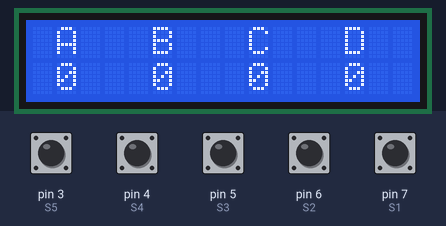
Simulated run of this sketch. Board: Arduino Uno, built with avr-gcc and run on an emulated ATmega328P. Parts: 16×2 character LCD. The inputs (shaded band) are chosen by the test bench; at power-on: pin 3 (S5), pin 4 (S4), pin 5 (S3), pin 6 (S2), pin 7 (S1) HIGH.

Above: at 5.2 s.
5.3 s: pin 3 (S5) pulled LOW for 0.15 s
At 5.7 s:
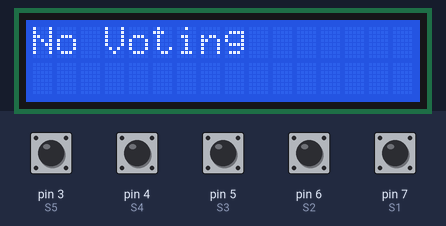
8.4 s: pin 4 (S4) pulled LOW for 0.15 s
At 9.7 s:
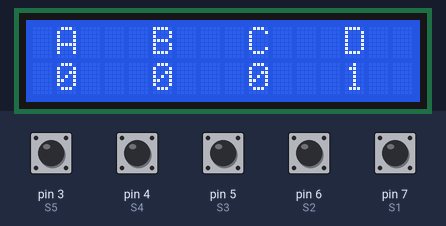
10.0 s: pin 3 (S5) pulled LOW for 1 s
At 10.5 s:
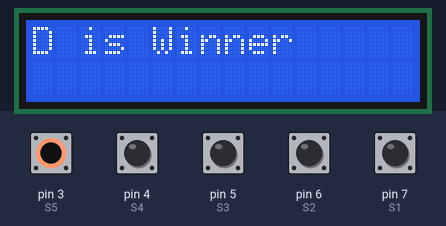
14.0 s: pin 5 (S3) pulled LOW for 0.15 s
At 15.3 s:
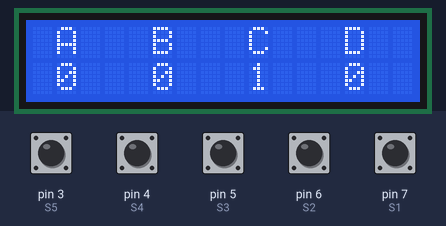
15.6 s: pin 3 (S5) pulled LOW for 0.15 s
At 16.0 s:
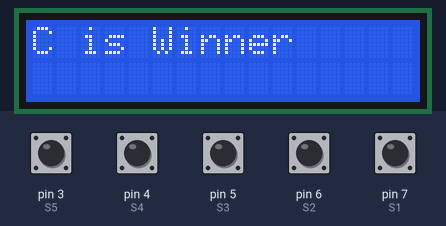
18.7 s: pin 6 (S2) pulled LOW for 0.15 s
At 20.1 s:
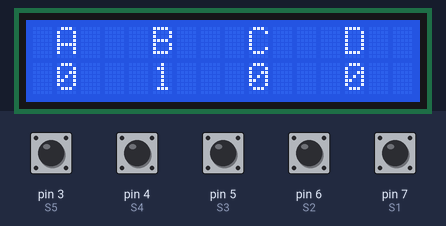
Timing chart, 0 to 21.3 s (numbered marks = the images above; inputs shaded):
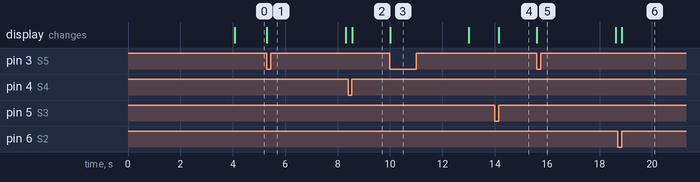

Measured:
- after the input at 5.3 s, the display: changes at once (image 1)
- after the input at 8.4 s, the display: changes after 0.15 s (image 2)
- after the input at 10.0 s, the display: changes at once (image 3)
- after the input at 14.0 s, the display: changes after 0.15 s (image 4)
- after the input at 15.6 s, the display: changes at once (image 5)
- after the input at 18.7 s, the display: changes after 0.15 s (image 6)

The sketch:

evm.ino
```cpp
#include<LiquidCrystal.h>   //library for lcd

LiquidCrystal lcd(13, 12, 11, 10, 9, 8); //initializing lcd pins to analog pins

//initializing button pins
int S1=7;
int S2=6;
int S3=5;
int S4=4;
int S5=3;
//initial vote for each four canidates.
int vote1 = 0;
int vote2 = 0;
int vote3 = 0;
int vote4 = 0;
void setup()
{
    //for taking input from buttons
  pinMode(S1, INPUT);
  pinMode(S2, INPUT);
  pinMode(S3, INPUT);
  pinMode(S4, INPUT);
  pinMode(S5, INPUT);
  //starting lcd
  lcd.begin(16, 2);
  lcd.print("EVM ");

  delay(4000);
  // initially setting buttons to high state
 digitalWrite(S1, HIGH);
  digitalWrite(S2, HIGH);
  digitalWrite(S3, HIGH);
  digitalWrite(S4, HIGH);
  digitalWrite(S5, HIGH);
  lcd.clear();
  //printing candidate names on lcd
  lcd.setCursor(1, 0);  lcd.print("A");
  lcd.setCursor(5, 0); lcd.print("B");
  lcd.setCursor(9, 0);  lcd.print("C");
  lcd.setCursor(13, 0);  lcd.print("D");
}
void loop()
{
    //displaying candidate name and number of votes(below names)
  lcd.setCursor(1, 0);  lcd.print("A");
  lcd.setCursor(1, 1); lcd.print(vote1);
  lcd.setCursor(5, 0); lcd.print("B");
  lcd.setCursor(5, 1); lcd.print(vote2);
  lcd.setCursor(9, 0); lcd.print("C");
  lcd.setCursor(9, 1); lcd.print(vote3);
  lcd.setCursor(13, 0); lcd.print("D");
  lcd.setCursor(13, 1); lcd.print(vote4);
  //when the button is pressed incresing respective vote amount by one
  if (digitalRead(S1) == 0)
    vote1++;
  while (digitalRead(S1) == 0);
  if (digitalRead(S2) == 0)
    vote2++;
  while (digitalRead(S2) == 0);
  if (digitalRead(S3) == 0)
    vote3++;
 while (digitalRead(S3) == 0);
  if (digitalRead(S4) == 0)
    vote4++;
 while (digitalRead(S4) == 0);
 //when result button is pressed
  if (digitalRead(S5) == 0)
  {
      //total votes
    int vote = vote1 + vote2 + vote3 + vote4;
    // if voting is done
    if (vote)
    {
        //if voting for A candidate is grater than other
        // Him as a winner will be printed on lcd
      if ((vote1 > vote2 && vote1 > vote3 && vote1 > vote4))
      {
        lcd.clear();
        lcd.print("A is Winner");
        delay(3000);
        lcd.clear();
      }
      //if voting for B candidate is grater than other
        // Him as a winner will be printed on lcd
      else if ((vote2 > vote1 && vote2 > vote3 && vote2 > vote4))
      {
        lcd.clear();
        lcd.print("B is Winner");
        delay(3000);
        lcd.clear();
      }
      //if voting for C candidate is grater than other
        // Him as a winner will be printed on lcd
      else if ((vote3 > vote1 && vote3 > vote2 && vote3 > vote4))
      {
        lcd.clear();
        lcd.print("C is Winner");
        delay(3000);
        lcd.clear();
      }
      //if voting for D candidate is grater than other
        // Him as a winner will be printed on lcd
      else if (vote4 > vote1 && vote4 > vote2 && vote4 > vote3)
      {
        lcd.setCursor(0, 0);
        lcd.clear();
        lcd.print("D is Winner");
        delay(3000);
        lcd.clear();
      }
        //in other cases it will be a tie
      else
      {
        lcd.clear();
        lcd.print(" Tie ");
        lcd.clear();
      }

    }
    //else
    else
    {
      lcd.clear();
      lcd.print("No Voting");
      delay(3000);
      lcd.clear();
    }
    vote1 = 0; vote2 = 0; vote3 = 0; vote4 = 0, vote = 0;
    lcd.clear();
  }
}
```
